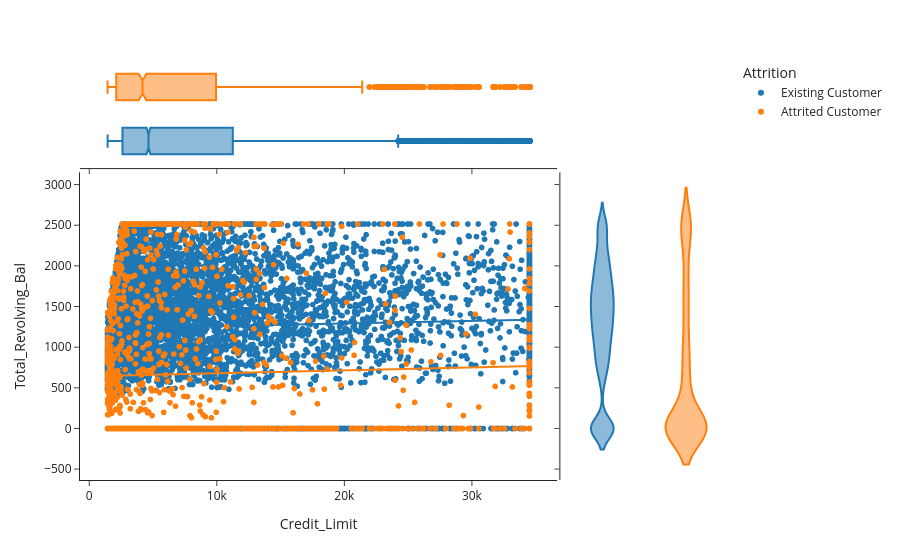

Source (notebook cell):
### Code cell
yprop = 'Total_Revolving_Bal'
xprop = 'Credit_Limit'
h= 'Attrition'
px.scatter(data, x=xprop, y=yprop, color=h, marginal_y="violin", marginal_x="box", trendline="ols", template="simple_white")

### Figure 1 — Plotly figure (JSON) as saved in the notebook; plotly's stock layout.template omitted (floating-point values rounded to 4 significant figures; data arrays with more than 128 entries replaced by an {"elided": "..."} marker saying what was removed)
{"data": [{"hovertemplate": "Attrition=Existing Customer<br>Credit_Limit=%{x}<br>Total_Revolving_Bal=%{y}<extra></extra>", "legendgroup": "Existing Customer", "marker": {"color": "#1F77B4", "symbol": "circle"}, "mode": "markers", "name": "Existing Customer", "showlegend": true, "type": "scattergl", "x": {"elided": "8500 float values"}, "xaxis": "x", "y": {"elided": "8500 int values"}, "yaxis": "y"}, {"alignmentgroup": "True", "hovertemplate": "Attrition=Existing Customer<br>Credit_Limit=%{x}<extra></extra>", "legendgroup": "Existing Customer", "marker": {"color": "#1F77B4", "symbol": "circle"}, "name": "Existing Customer", "notched": true, "offsetgroup": "Existing Customer", "showlegend": false, "type": "box", "x": {"elided": "8500 float values"}, "xaxis": "x3", "yaxis": "y3"}, {"alignmentgroup": "True", "hovertemplate": "Attrition=Existing Customer<br>Total_Revolving_Bal=%{y}<extra></extra>", "legendgroup": "Existing Customer", "marker": {"color": "#1F77B4", "symbol": "circle"}, "name": "Existing Customer", "offsetgroup": "Existing Customer", "scalegroup": "y", "showlegend": false, "type": "violin", "xaxis": "x2", "y": {"elided": "8500 int values"}, "yaxis": "y2"}, {"hovertemplate": "<b>OLS trendline</b><br>Total_Revolving_Bal = 0.00318086 * Credit_Limit + 1228.85<br>R<sup>2</sup>=0.001454<br><br>Attrition=Existing Customer<br>Credit_Limit=%{x}<br>Total_Revolving_Bal=%{y} <b>(trend)</b><extra></extra>", "legendgroup": "Existing Customer", "marker": {"color": "#1F77B4", "symbol": "circle"}, "mode": "lines", "name": "Existing Customer", "showlegend": false, "type": "scattergl", "x": {"elided": "8500 float values"}, "xaxis": "x", "y": {"elided": "8500 float values"}, "yaxis": "y"}, {"hovertemplate": "Attrition=Attrited Customer<br>Credit_Limit=%{x}<br>Total_Revolving_Bal=%{y}<extra></extra>", "legendgroup": "Attrited Customer", "marker": {"color": "#FF7F0E", "symbol": "circle"}, "mode": "markers", "name": "Attrited Customer", "showlegend": true, "type": "scattergl", "x": {"elided": "1627 float values"}, "xaxis": "x", "y": {"elided": "1627 int values"}, "yaxis": "y"}, {"alignmentgroup": "True", "hovertemplate": "Attrition=Attrited Customer<br>Credit_Limit=%{x}<extra></extra>", "legendgroup": "Attrited Customer", "marker": {"color": "#FF7F0E", "symbol": "circle"}, "name": "Attrited Customer", "notched": true, "offsetgroup": "Attrited Customer", "showlegend": false, "type": "box", "x": {"elided": "1627 float values"}, "xaxis": "x3", "yaxis": "y3"}, {"alignmentgroup": "True", "hovertemplate": "Attrition=Attrited Customer<br>Total_Revolving_Bal=%{y}<extra></extra>", "legendgroup": "Attrited Customer", "marker": {"color": "#FF7F0E", "symbol": "circle"}, "name": "Attrited Customer", "offsetgroup": "Attrited Customer", "scalegroup": "y", "showlegend": false, "type": "violin", "xaxis": "x2", "y": {"elided": "1627 int values"}, "yaxis": "y2"}, {"hovertemplate": "<b>OLS trendline</b><br>Total_Revolving_Bal = 0.0036046 * Credit_Limit + 643.496<br>R<sup>2</sup>=0.001266<br><br>Attrition=Attrited Customer<br>Credit_Limit=%{x}<br>Total_Revolving_Bal=%{y} <b>(trend)</b><extra></extra>", "legendgroup": "Attrited Customer", "marker": {"color": "#FF7F0E", "symbol": "circle"}, "mode": "lines", "name": "Attrited Customer", "showlegend": false, "type": "scattergl", "x": {"elided": "1627 float values"}, "xaxis": "x", "y": {"elided": "1627 float values"}, "yaxis": "y"}], "layout": {"legend": {"title": {"text": "Attrition"}, "tracegroupgap": 0}, "margin": {"t": 60}, "xaxis": {"anchor": "y", "domain": [0.0, 0.7363], "title": {"text": "Credit_Limit"}}, "xaxis2": {"anchor": "y2", "domain": [0.7413, 1.0], "matches": "x2", "showline": false, "showticklabels": false, "ticks": ""}, "xaxis3": {"anchor": "y3", "domain": [0.0, 0.7363], "matches": "x", "showticklabels": false}, "xaxis4": {"anchor": "y4", "domain": [0.7413, 1.0], "matches": "x2", "showline": false, "showticklabels": false, "ticks": ""}, "yaxis": {"anchor": "x", "domain": [0.0, 0.7326], "title": {"text": "Total_Revolving_Bal"}}, "yaxis2": {"anchor": "x2", "domain": [0.0, 0.7326], "matches": "y", "showticklabels": false}, "yaxis3": {"anchor": "x3", "domain": [0.7426, 1.0], "matches": "y3", "showline": false, "showticklabels": false, "ticks": ""}, "yaxis4": {"anchor": "x4", "domain": [0.7426, 1.0], "matches": "y3", "showline": false, "showticklabels": false, "ticks": ""}}}
